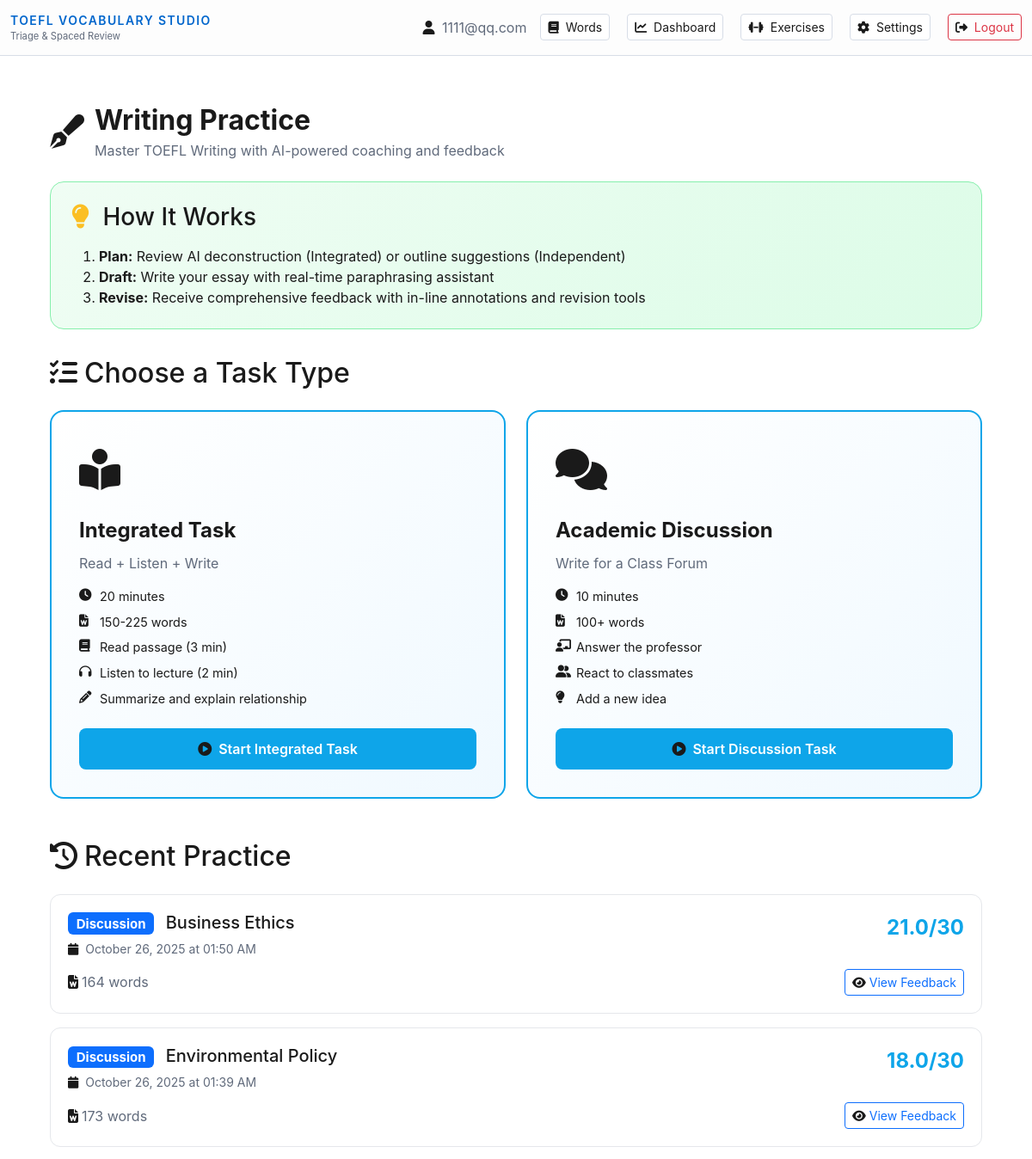
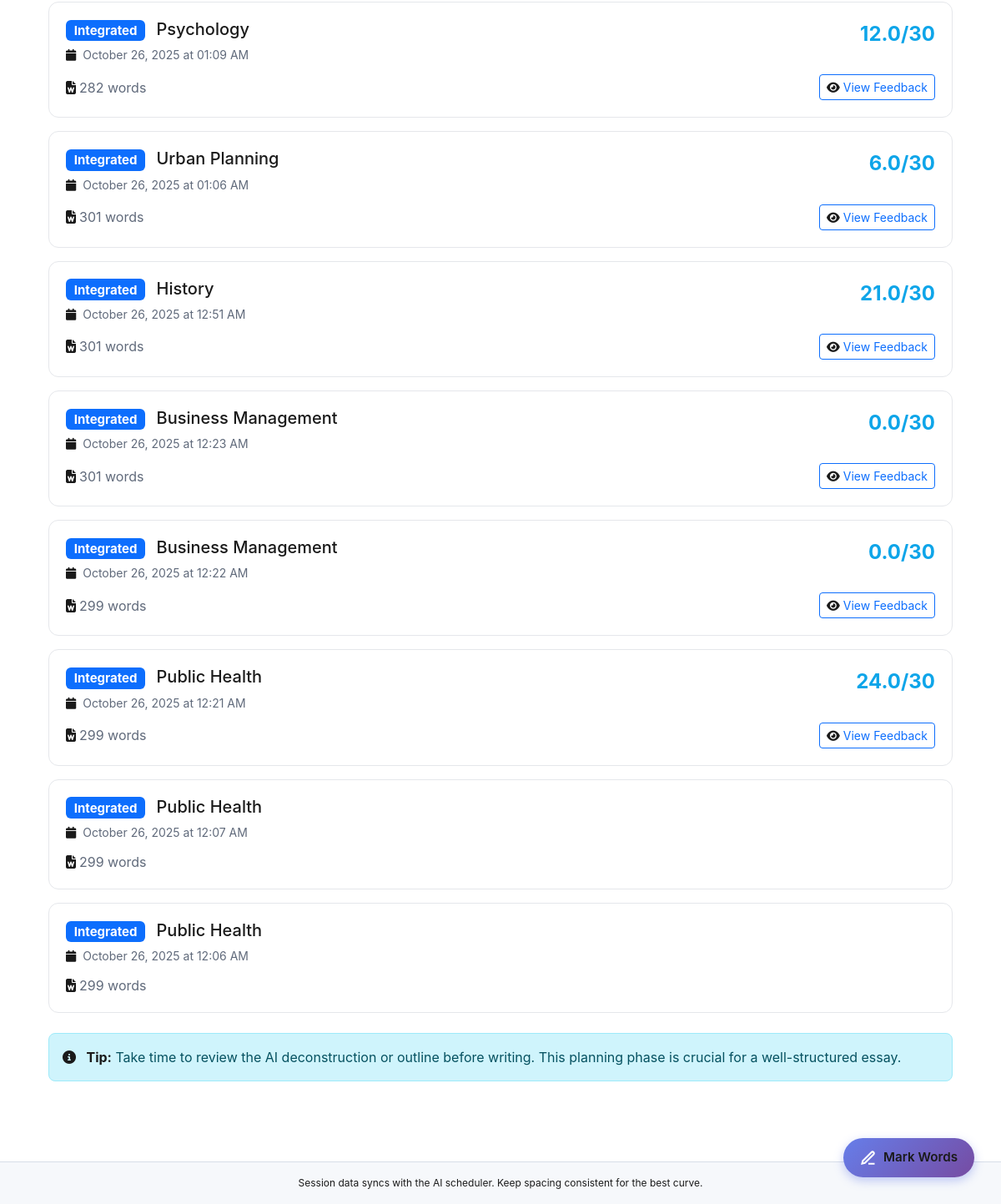
The page /writing/dashboard (signed in) on the database its author committed (2 pictures, top to bottom).
### app/flask_app/models.py (models this page shows, shortened)
class User(db.Model):
    __tablename__ = 'users'
    id = db.Column(db.Integer, primary_key=True, index=True)
    email = db.Column(db.String(255), unique=True, index=True, nullable=False)
    password_hash = db.Column(db.String(255), nullable=False)
    daily_goal = db.Column(db.Integer, default=20, nullable=False)
    created_at = db.Column(db.DateTime(timezone=True), default=utcnow, nullable=False)
    words = db.relationship('UserWord', back_populates='user', cascade='all, delete-orphan')
    reviews = db.relationship('ReviewLog', back_populates='user', cascade='all, delete-orphan')

class WritingResponse(db.Model):
    __tablename__ = 'writing_responses'
    id = db.Column(db.Integer, primary_key=True)
    user_id = db.Column(db.Integer, db.ForeignKey('users.id', ondelete='CASCADE'), nullable=False)
    task_id = db.Column(db.Integer, db.ForeignKey('writing_tasks.id', ondelete='CASCADE'), nullable=False)
    essay_text = db.Column(db.Text, nullable=False)  # User's essay
    word_count = db.Column(db.Integer, nullable=True)
    time_spent_seconds = db.Column(db.Integer, nullable=True)  # Time spent writing
    attempt_number = db.Column(db.Integer, default=1)  # Allow multiple attempts/revisions
    is_revised = db.Column(db.Boolean, default=False)  # Is this a revision?
    parent_response_id = db.Column(db.Integer, db.ForeignKey('writing_responses.id'), nullable=True)  # If revision, link to original
    created_at = db.Column(db.DateTime(timezone=True), default=utcnow, nullable=False)
    user = db.relationship('User', backref='writing_responses')
    task = db.relationship('WritingTask', back_populates='responses')
    feedback = db.relationship('WritingFeedback', back_populates='response', uselist=False, cascade='all, delete-orphan')
    revisions = db.relationship('WritingResponse', backref=db.backref('parent_response', remote_side=[id]))

class WritingTask(db.Model):
    __tablename__ = 'writing_tasks'
    id = db.Column(db.Integer, primary_key=True)
    task_type = db.Column(db.String(50), nullable=False)  # 'integrated', 'discussion', or legacy 'independent'
    topic = db.Column(db.String(255), nullable=False)
    prompt = db.Column(db.Text, nullable=False)  # The main writing prompt
    reading_text = db.Column(db.Text, nullable=True)  # Reading passage
    listening_audio_url = db.Column(db.String(500), nullable=True)  # Listening audio
    listening_transcript = db.Column(db.Text, nullable=True)  # For reference and deconstruction
    deconstruction_data = db.Column(db.JSON, nullable=True)  # For integrated: extracted points
    outline_data = db.Column(db.JSON, nullable=True)  # For discussion: checklist, legacy outlines
    word_limit = db.Column(db.Integer, default=300)  # Typical TOEFL limit
    time_limit_minutes = db.Column(db.Integer, default=20)  # 20 for integrated, 10 for discussion (legacy: 30 independent)
    created_at = db.Column(db.DateTime(timezone=True), default=utcnow, nullable=False)
    responses = db.relationship('WritingResponse', back_populates='task', cascade='all, delete-orphan')

class WritingFeedback(db.Model):
    __tablename__ = 'writing_feedback'
    id = db.Column(db.Integer, primary_key=True)
    response_id = db.Column(db.Integer, db.ForeignKey('writing_responses.id', ondelete='CASCADE'), nullable=False, unique=True)
    overall_score = db.Column(db.Float, nullable=True)  # 0-30 (converted from 0-5 scale internally)
    content_development_score = db.Column(db.Float, nullable=True)
    organization_structure_score = db.Column(db.Float, nullable=True)
    vocabulary_language_score = db.Column(db.Float, nullable=True)
    grammar_mechanics_score = db.Column(db.Float, nullable=True)
    annotations = db.Column(db.JSON, nullable=True)
    coach_summary = db.Column(db.Text, nullable=True)  # Overall encouraging feedback
    strengths = db.Column(db.JSON, nullable=True)  # List of specific strengths
    improvements = db.Column(db.JSON, nullable=True)  # List of specific improvements
    grammar_issues = db.Column(db.JSON, nullable=True)  # List of grammar problems with corrections
    vocabulary_suggestions = db.Column(db.JSON, nullable=True)  # Vocabulary enhancement suggestions
    organization_notes = db.Column(db.JSON, nullable=True)  # Essay structure notes
    content_suggestions = db.Column(db.JSON, nullable=True)  # Content depth suggestions
    content_accuracy = db.Column(db.Text, nullable=True)  # Assessment of content accuracy for integrated tasks
    point_coverage = db.Column(db.JSON, nullable=True)  # List of professor's points and coverage status
    example_accuracy = db.Column(db.Text, nullable=True)  # Assessment of example usage from sources
    paraphrase_quality = db.Column(db.Text, nullable=True)  # Assessment of paraphrasing
    source_integration = db.Column(db.Text, nullable=True)  # How well sources were integrated
    created_at = db.Column(db.DateTime(timezone=True), default=utcnow, nullable=False)
    response = db.relationship('WritingResponse', back_populates='feedback')

### app/flask_app/app.py (the view)
@app.route('/writing')
@app.route('/writing/dashboard')
@login_required
def writing_dashboard():
    from models import WritingResponse, WritingFeedback
    user = get_current_user()
    if not user:
        return redirect(url_for('login'))
    recent_responses = WritingResponse.query.filter_by(
        user_id=user.id
    ).order_by(
        WritingResponse.created_at.desc()
    ).limit(10).all()
    return render_template(
        'writing/dashboard.html',
        user=user,
        recent_responses=recent_responses
    )

### app/flask_app/templates/writing/dashboard.html (shortened to what this page needs)
{% extends "base.html" %}
{% block content %}
<div class="writing-dashboard">
    <div class="section-header">
        <div class="header-icon">
            <i class="fas fa-pen-fancy"></i>
        </div>
        <div class="header-text">
            <h1>Writing Practice</h1>
            <p>Master TOEFL Writing with AI-powered coaching and feedback</p>
        </div>
    </div>
    <div class="info-section">
        <h3 class="mb-3">
            <i class="fas fa-lightbulb me-2" style="color: #fbbf24;"></i>
            How It Works
        </h3>
        <ol class="mb-0">
            <li><strong>Plan:</strong> Review AI deconstruction (Integrated) or outline suggestions (Independent)</li>
            <li><strong>Draft:</strong> Write your essay with real-time paraphrasing assistant</li>
            <li><strong>Revise:</strong> Receive comprehensive feedback with in-line annotations and revision tools</li>
        </ol>
    </div>
    <h2 class="mb-4">
        <i class="fas fa-tasks me-2"></i>Choose a Task Type
    </h2>
    <div class="task-cards">
        <div class="task-card">
            <div>
                <div class="task-icon">
                    <i class="fas fa-book-reader"></i>
                </div>
                <div class="task-title">Integrated Task</div>
                <div class="task-type">Read + Listen + Write</div>
                <ul class="task-details">
                    <li><i class="fas fa-clock"></i> 20 minutes</li>
                    <li><i class="fas fa-file-word"></i> 150-225 words</li>
                    <li><i class="fas fa-book"></i> Read passage (3 min)</li>
                    <li><i class="fas fa-headphones"></i> Listen to lecture (2 min)</li>
                    <li><i class="fas fa-pencil-alt"></i> Summarize and explain relationship</li>
                </ul>
            </div>
            <button class="btn-generate" onclick="generateTask('integrated')">
                <i class="fas fa-play-circle me-2"></i>Start Integrated Task
            </button>
        </div>
        <div class="task-card">
            <div>
                <div class="task-icon">
                    <i class="fas fa-comments"></i>
                </div>
                <div class="task-title">Academic Discussion</div>
                <div class="task-type">Write for a Class Forum</div>
                <ul class="task-details">
                    <li><i class="fas fa-clock"></i> 10 minutes</li>
                    <li><i class="fas fa-file-word"></i> 100+ words</li>
                    <li><i class="fas fa-chalkboard-teacher"></i> Answer the professor</li>
                    <li><i class="fas fa-user-friends"></i> React to classmates</li>
                    <li><i class="fas fa-lightbulb"></i> Add a new idea</li>
                </ul>
            </div>
            <button class="btn-generate" onclick="generateTask('discussion')">
                <i class="fas fa-play-circle me-2"></i>Start Discussion Task
            </button>
        </div>
    </div>
    {% if recent_responses %}
    <div class="recent-responses">
        <h2 class="mb-4">
            <i class="fas fa-history me-2"></i>Recent Practice
        </h2>
        {% for response in recent_responses %}
        <div class="response-card">
            <div class="response-header">
                <div>
                    <h5 class="mb-1">
                        <span class="badge bg-primary me-2">
                            {{ response.task.task_type|capitalize }}
                        </span>
                        {{ response.task.topic }}
                    </h5>
                    <small class="text-muted">
                        <i class="fas fa-calendar me-1"></i>
                        {{ response.created_at.strftime('%B %d, %Y at %I:%M %p') }}
                    </small>
                </div>
                {% if response.feedback %}
                <div class="response-score">
                    {{ response.feedback.overall_score }}/30
                </div>
                {% endif %}
            </div>
            <div class="d-flex justify-content-between align-items-center">
                <span class="text-muted">
                    <i class="fas fa-file-word me-1"></i>{{ response.word_count }} words
                </span>
                {% if response.feedback %}
                <a href="{{ url_for('writing_feedback', response_id=response.id) }}" class="btn btn-sm btn-outline-primary">
                    <i class="fas fa-eye me-1"></i>View Feedback
                </a>
                {% endif %}
            </div>
        </div>
        {% endfor %}
    </div>
    {% endif %}
    <div class="alert alert-info mt-4">
        <i class="fas fa-info-circle me-2"></i>
        <strong>Tip:</strong> Take time to review the AI deconstruction or outline before writing. This planning phase is crucial for a well-structured essay.
    </div>
</div>
{% endblock %}

### app/flask_app/templates/base.html (shortened to what this page needs)
<!DOCTYPE html>
<html lang="en">
<head>
    <link href="https://cdn.jsdelivr.net/npm/bootstrap@5.3.2/dist/css/bootstrap.min.css" rel="stylesheet">
    <link href="https://cdnjs.cloudflare.com/ajax/libs/font-awesome/6.4.0/css/all.min.css" rel="stylesheet">
    <link rel="stylesheet" href="{{ url_for('static', filename='css/unfamiliar_words.css') }}">
</head>
<body>
    <nav class="navbar navbar-light">
        <div class="container-fluid">
            <a class="navbar-brand d-flex flex-column" href="{{ url_for('index') }}">
                <span class="brand-text">TOEFL Vocabulary Studio</span>
                <small class="text-muted" style="font-size: 0.7rem;">Triage & Spaced Review</small>
            </a>
            <div class="d-flex align-items-center gap-3">
                {% if session.user_id %}
                    <span class="text-muted">
                        <i class="fas fa-user me-1"></i>
                        {{ session.user_email }}
                    </span>
                    <a href="{{ url_for('browse_words') }}" class="btn btn-sm btn-outline-light me-1">
                        <i class="fas fa-book me-1"></i> Words
                    </a>
                    <a href="{{ url_for('main_dashboard') }}" class="btn btn-sm btn-outline-light me-1">
                        <i class="fas fa-chart-line me-1"></i> Dashboard
                    </a>
                    <a href="{{ url_for('exercises_hub') }}" class="btn btn-sm btn-outline-light me-1">
                        <i class="fas fa-dumbbell me-1"></i> Exercises
                    </a>
                    <a href="{{ url_for('settings') }}" class="btn btn-sm btn-outline-light me-1">
                        <i class="fas fa-cog me-1"></i> Settings
                    </a>
                    <a href="{{ url_for('logout') }}" class="btn btn-sm btn-outline-danger">
                        <i class="fas fa-sign-out-alt me-1"></i> Logout
                    </a>
                {% else %}
                    <a href="{{ url_for('login') }}" class="btn btn-sm btn-outline-light">Login</a>
                    <a href="{{ url_for('register') }}" class="btn btn-sm btn-primary">Register</a>
                {% endif %}
            </div>
        </div>
    </nav>
    <main class="container my-4">
        {% block content %}{% endblock %}
    </main>
    <footer class="footer text-center py-3 mt-5">
        <div class="container">
            Session data syncs with the AI scheduler. Keep spacing consistent for the best curve.
        </div>
    </footer>
</body>
</html>

### rows shown on the page
User: user_email "1111@qq.com"
WritingResponse: task.task_type "Discussion", task.topic "Business Ethics", created_at "October 26, 2025 at 01:50 AM", feedback.overall_score "21.0", word_count "164"
WritingResponse: task.task_type "Discussion", task.topic "Environmental Policy", created_at "October 26, 2025 at 01:39 AM", feedback.overall_score "18.0", word_count "173"
WritingResponse: task.task_type "Integrated", task.topic "Psychology", created_at "October 26, 2025 at 01:09 AM", feedback.overall_score "12.0", word_count "282"
WritingResponse: task.task_type "Integrated", task.topic "Urban Planning", created_at "October 26, 2025 at 01:06 AM", feedback.overall_score "6.0", word_count "301"
WritingResponse: task.task_type "Integrated", task.topic "History", created_at "October 26, 2025 at 12:51 AM", feedback.overall_score "21.0", word_count "301"
WritingResponse: task.task_type "Integrated", task.topic "Business Management", created_at "October 26, 2025 at 12:23 AM", feedback.overall_score "0.0", word_count "301"
WritingResponse: task.task_type "Integrated", task.topic "Business Management", created_at "October 26, 2025 at 12:22 AM", feedback.overall_score "0.0", word_count "299"
WritingResponse: task.task_type "Integrated", task.topic "Public Health", created_at "October 26, 2025 at 12:21 AM", feedback.overall_score "24.0", word_count "299"
WritingResponse: task.task_type "Integrated", task.topic "Public Health", created_at "October 26, 2025 at 12:07 AM", word_count "299"
WritingResponse: task.task_type "Integrated", task.topic "Public Health", created_at "October 26, 2025 at 12:06 AM", word_count "299"
